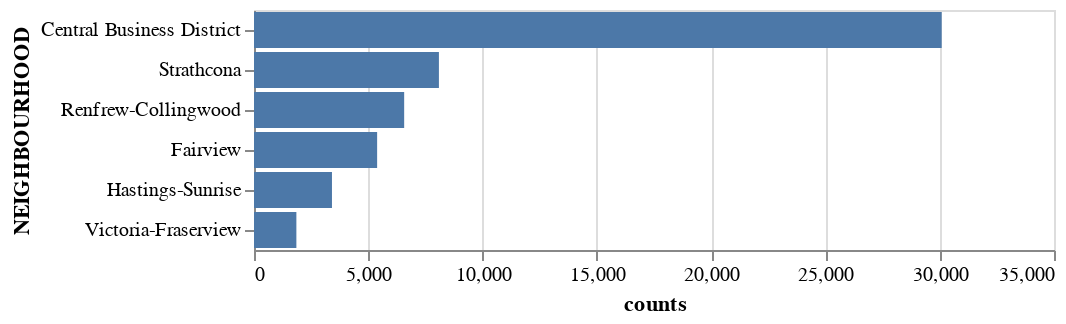

The notebook cell saved with this chart:
### Markdown cell above
## Exploratory Data Analysis
Lowkey some of these could be viz's themselves and we just use the preliminary analysis as our EDA.

### Code cell
## Crime counts by neighborhood

# Group the data by neighborhood and count the number of crimes in each neighborhood
crime_counts = df.groupby('NEIGHBOURHOOD').size().reset_index(name='counts')

# Create a bar chart showing the crime counts by neighborhood
chart = alt.Chart(crime_counts).mark_bar().encode(
    x='counts',
    y=alt.Y('NEIGHBOURHOOD:N', sort='-x'),
)

chart

### Figure 1 — Vega-Lite specification as saved in the notebook (floating-point values rounded to 4 significant figures)
{"config": {"view": {"continuousWidth": 400, "continuousHeight": 300}}, "data": {"name": "data-46fdcbb35ada6151e0b9231dbad9b087"}, "mark": "bar", "encoding": {"x": {"type": "quantitative", "field": "counts"}, "y": {"type": "nominal", "field": "NEIGHBOURHOOD", "sort": "-x"}}, "$schema": "https://vega.github.io/schema/vega-lite/v4.8.1.json", "datasets": {"data-46fdcbb35ada6151e0b9231dbad9b087": [{"NEIGHBOURHOOD": "Central Business District", "counts": 30086}, {"NEIGHBOURHOOD": "Fairview", "counts": 5387}, {"NEIGHBOURHOOD": "Hastings-Sunrise", "counts": 3411}, {"NEIGHBOURHOOD": "Renfrew-Collingwood", "counts": 6570}, {"NEIGHBOURHOOD": "Strathcona", "counts": 8090}, {"NEIGHBOURHOOD": "Victoria-Fraserview", "counts": 1854}]}}
